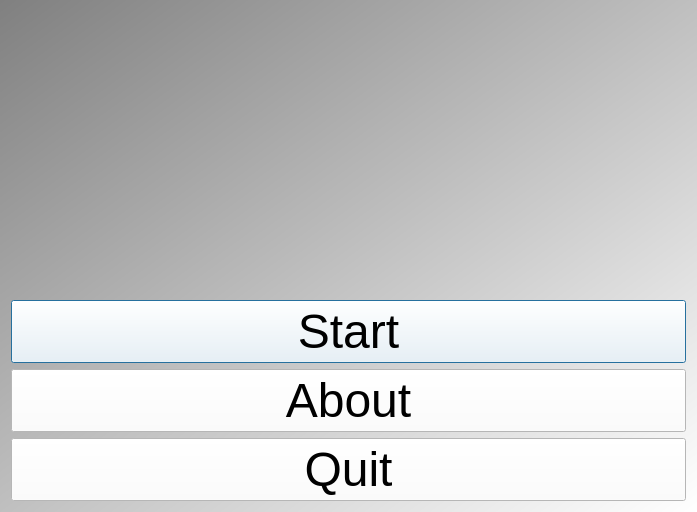
<?xml version="1.0" encoding="UTF-8"?>
<ui version="4.0">
 <class>QtStateObserverMenuDialog</class>
 <widget class="QDialog" name="QtStateObserverMenuDialog">
  <property name="geometry">
   <rect>
    <x>0</x>
    <y>0</y>
    <width>697</width>
    <height>512</height>
   </rect>
  </property>
  <property name="font">
   <font>
    <pointsize>36</pointsize>
   </font>
  </property>
  <property name="windowTitle">
   <string>StateObserver</string>
  </property>
  <property name="styleSheet">
   <string notr="true">QDialog { 
background-color: qlineargradient(x1: 0, y1: 0, x2: 1, y2: 1, stop: 0  #808080, stop: 1 #ffffff);
}
QPushButton { background-color: rgb(255, 255, 255);  }
QPushButton { color: rgb(0,0,0); }
QPushButton { font: 48px, &quot;monospace&quot; }</string>
  </property>
  <layout class="QVBoxLayout" name="verticalLayout">
   <item>
    <widget class="QLabel" name="image">
     <property name="text">
      <string/>
     </property>
     <property name="pixmap">
      <pixmap resource="StateObserver.qrc">:/images/StateObserverWelcome.png</pixmap>
     </property>
     <property name="alignment">
      <set>Qt::AlignCenter</set>
     </property>
    </widget>
   </item>
   <item>
    <widget class="QPushButton" name="button_start">
     <property name="text">
      <string>Start</string>
     </property>
    </widget>
   </item>
   <item>
    <widget class="QPushButton" name="button_about">
     <property name="text">
      <string>About</string>
     </property>
    </widget>
   </item>
   <item>
    <widget class="QPushButton" name="button_quit">
     <property name="text">
      <string>Quit</string>
     </property>
    </widget>
   </item>
  </layout>
 </widget>
 <resources>
  <include location="StateObserver.qrc"/>
 </resources>
 <connections/>
</ui>
